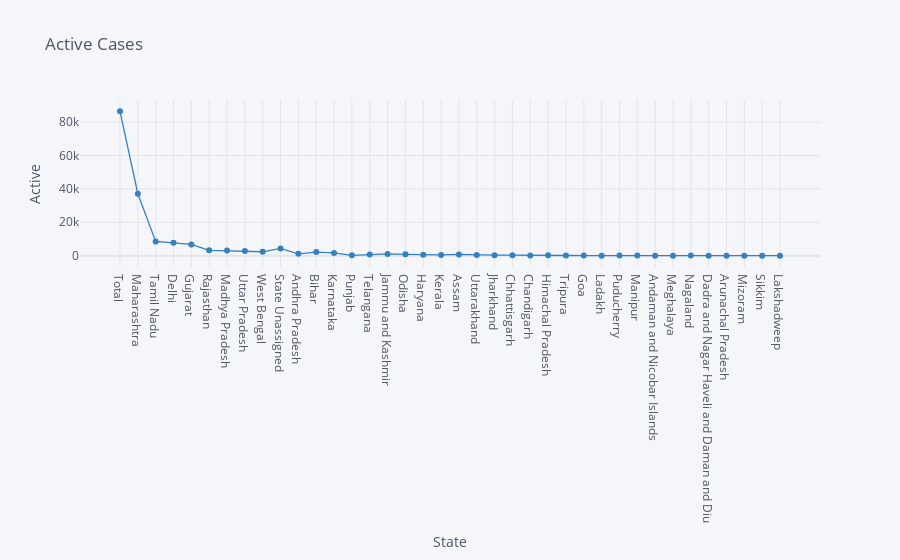

Write notebook code for a chart like this one.
### Markdown cell above
# Active Cases as per State

### Code cell
df.iplot(kind="scatter",x="State",y="Active",mode='markers+lines',title="Active Cases",xTitle="State",yTitle="Active",colors='blue',size=0)

### Figure 1 — Plotly figure (JSON) as saved in the notebook; plotly's stock layout.template omitted (floating-point values rounded to 4 significant figures)
{"data": [{"line": {"color": "rgba(55, 128, 191, 1.0)", "dash": "solid", "shape": "linear", "width": 1.3}, "marker": {"size": 0, "symbol": "circle"}, "mode": "markers+lines", "name": "Active", "text": "", "type": "scatter", "x": ["Total", "Maharashtra", "Tamil Nadu", "Delhi", "Gujarat", "Rajasthan", "Madhya Pradesh", "Uttar Pradesh", "West Bengal", "State Unassigned", "Andhra Pradesh", "Bihar", "Karnataka", "Punjab", "Telangana", "Jammu and Kashmir", "Odisha", "Haryana", "Kerala", "Assam", "Uttarakhand", "Jharkhand", "Chhattisgarh", "Chandigarh", "Himachal Pradesh", "Tripura", "Goa", "Ladakh", "Puducherry", "Manipur", "Andaman and Nicobar Islands", "Meghalaya", "Nagaland", "Dadra and Nagar Haveli and Daman and Diu", "Arunachal Pradesh", "Mizoram", "Sikkim", "Lakshadweep"], "y": [86504, 37133, 8500, 7690, 6718, 3203, 3021, 2818, 2325, 4332, 1076, 2157, 1651, 181, 714, 1041, 766, 525, 445, 737, 407, 267, 281, 96, 201, 77, 31, 11, 32, 40, 0, 7, 18, 1, 1, 0, 1, 0]}], "layout": {"legend": {"bgcolor": "#F5F6F9", "font": {"color": "#4D5663"}}, "paper_bgcolor": "#F5F6F9", "plot_bgcolor": "#F5F6F9", "title": {"font": {"color": "#4D5663"}, "text": "Active Cases"}, "xaxis": {"gridcolor": "#E1E5ED", "showgrid": true, "tickfont": {"color": "#4D5663"}, "title": {"font": {"color": "#4D5663"}, "text": "State"}, "zerolinecolor": "#E1E5ED"}, "yaxis": {"gridcolor": "#E1E5ED", "showgrid": true, "tickfont": {"color": "#4D5663"}, "title": {"font": {"color": "#4D5663"}, "text": "Active"}, "zerolinecolor": "#E1E5ED"}}}
